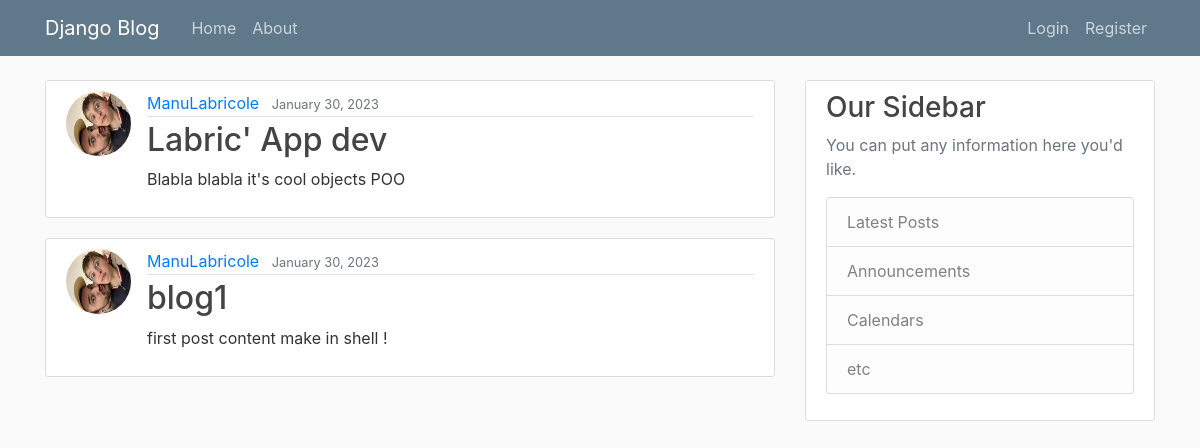
The app's page /, older data.
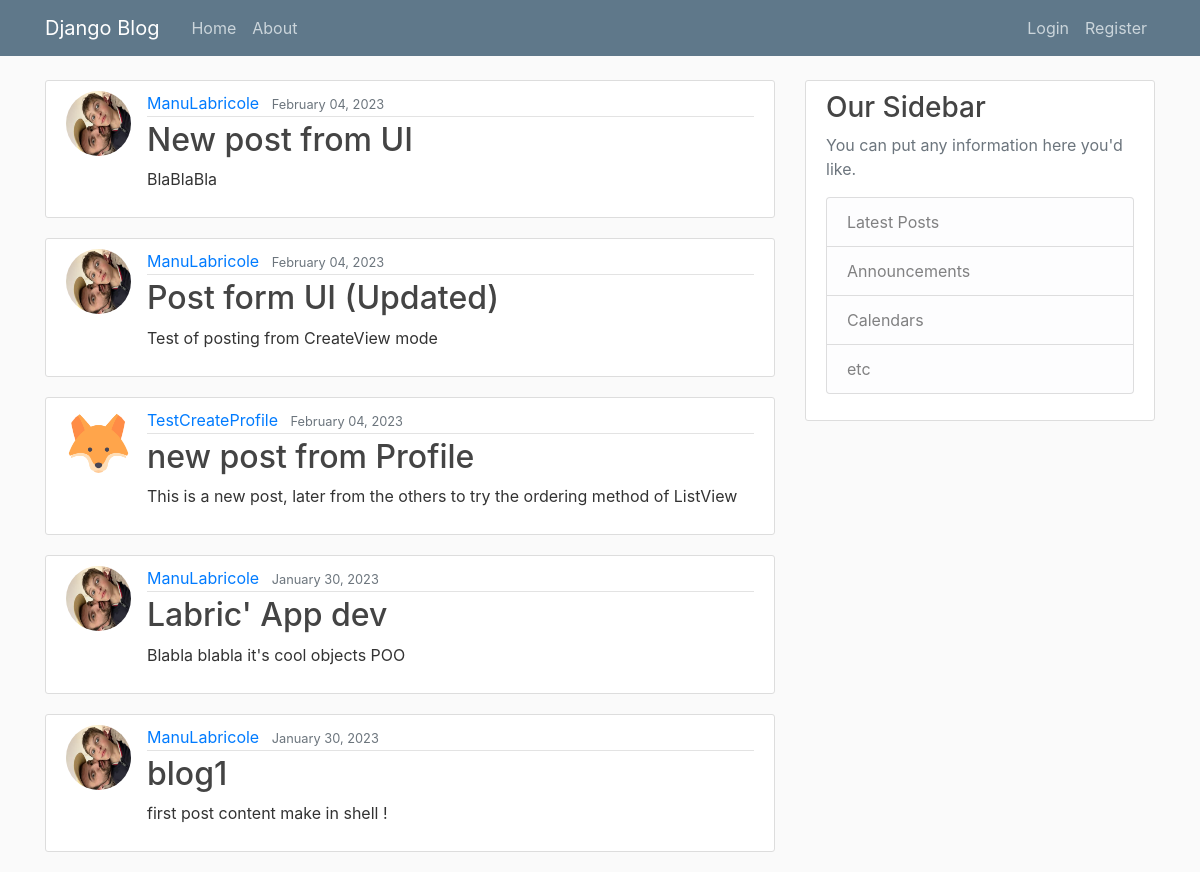
The same page, newer data.
### blog/models.py (models this page shows, shortened)
class Post(models.Model):
    title = models.CharField(max_length=200)
    content = models.TextField()
    date_posted = models.DateTimeField(default=timezone.now)
    author = models.ForeignKey(User, on_delete=models.CASCADE)

### users/models.py (models this page shows, shortened)
class Profile(models.Model):
    user = models.OneToOneField(User, on_delete=models.CASCADE)
    image = models.ImageField(
        default="default.png", upload_to="profile_pics")

### blog/views.py (the view)
# urls.py: path("", PostListView.as_view(), name="blog-home"),
class PostListView(ListView):
    model = Post
    template_name = "blog/home.html"
    context_object_name = "posts"
    ordering = ["-date_posted"]
    paginate_by = 5

### blog/templates/blog/home.html
{% extends "blog/base.html" %}
{% block content %}
{% for post in posts %}
    <article class="media content-section">
        <img class="rounded-circle article-img" src="{{ post.author.profile.image.url }}" alt="">
        <div class="media-body">
            <div class="article-metadata">
                <a class="mr-2" href="#">{{ post.author }}</a>
                <small class="text-muted">{{ post.date_posted | date:"F d, Y" }}</small>
            </div>
            <h2><a class="article-title" href= "{% url 'post-detail' post.id %}" >{{ post.title }}</a></h2>
            <p class="article-content">{{ post.content }}</p>
        </div>
    </article>
{% endfor %} {% endblock %}

### blog/templates/blog/base.html (shortened to what this page needs)
{% load static %}
<!DOCTYPE html>
<html>
<head>
    <link rel="stylesheet" href="https://maxcdn.bootstrapcdn.com/bootstrap/4.0.0/css/bootstrap.min.css">
    <link rel="stylesheet" type="text/css" href="{% static 'blog/main.css' %}">
</head>
<body>
    <header class="site-header">
      <nav class="navbar navbar-expand-md navbar-dark bg-steel fixed-top">
        <div class="container">
          <a class="navbar-brand mr-4" href="{% url 'blog-home' %}">Django Blog</a>
          <div class="collapse navbar-collapse" id="navbarToggle">
            <div class="navbar-nav mr-auto">
              <a class="nav-item nav-link" href="{% url 'blog-home' %}">Home</a>
              <a class="nav-item nav-link" href="{% url 'blog-about' %}">About</a>
            </div>
            <div class="navbar-nav">
              {% if user.is_authenticated %}
                {% comment %} Profile need to be restricted {% endcomment %}
                <a class="nav-item nav-link" href="{% url 'post-create' %}">New Post</a>
                <a class="nav-item nav-link" href="{% url 'profile' %}">Profile</a>
                <a class="nav-item nav-link" href="{% url 'logout' %}">Logout</a>
              {% else %}
                <a class="nav-item nav-link" href="{% url 'login' %}">Login</a>
                <a class="nav-item nav-link" href="{% url 'register' %}">Register</a>
              {% endif %}
            </div>
          </div>
        </div>
      </nav>
    </header>
    <main role="main" class="container">
      <div class="row">
        <div class="col-md-8">
          {% block content %}
          {% endblock %}
        </div>
        <div class="col-md-4">
          <div class="content-section">
            <h3>Our Sidebar</h3>
            <p class='text-muted'>You can put any information here you'd like.
              <ul class="list-group">
                <li class="list-group-item list-group-item-light">Latest Posts</li>
                <li class="list-group-item list-group-item-light">Announcements</li>
                <li class="list-group-item list-group-item-light">Calendars</li>
                <li class="list-group-item list-group-item-light">etc</li>
              </ul>
            </p>
          </div>
        </div>
      </div>
    </main>
</body>
</html>

### blog/static/blog/main.css (style rules this page uses)
body { background: #fafafa; color: #333333; margin-top: 5rem; }
h1, h2, h3, h4, h5, h6 { color: #444444; }
ul { margin: 0; }
.bg-steel { background-color: #5f788a; }
.site-header .navbar-nav .nav-link { color: #cbd5db; }
.content-section { background: #ffffff; padding: 10px 20px; border: 1px solid #dddddd; border-radius: 3px; margin-bottom: 20px; }
.article-title { color: #444444; }
.article-content { white-space: pre-line; }
.article-img { height: 65px; width: 65px; margin-right: 16px; }
.article-metadata { padding-bottom: 1px; margin-bottom: 4px; border-bottom: 1px solid #e3e3e3 }

Row changes from the older to the newer data that the page shows:
added Post: author.profile.image (picture), author "ManuLabricole", date_posted "February 04, 2023", title "New post from UI", content "BlaBlaBla"
added Post: author.profile.image (picture), author "ManuLabricole", date_posted "February 04, 2023", title "Post form UI (Updated)", content "Test of posting from CreateView mode"
added Post: author.profile.image (placeholder picture), author "TestCreateProfile", date_posted "February 04, 2023", title "new post from Profile", content "This is a new post, later from the others to try the ordering method of ListView"
